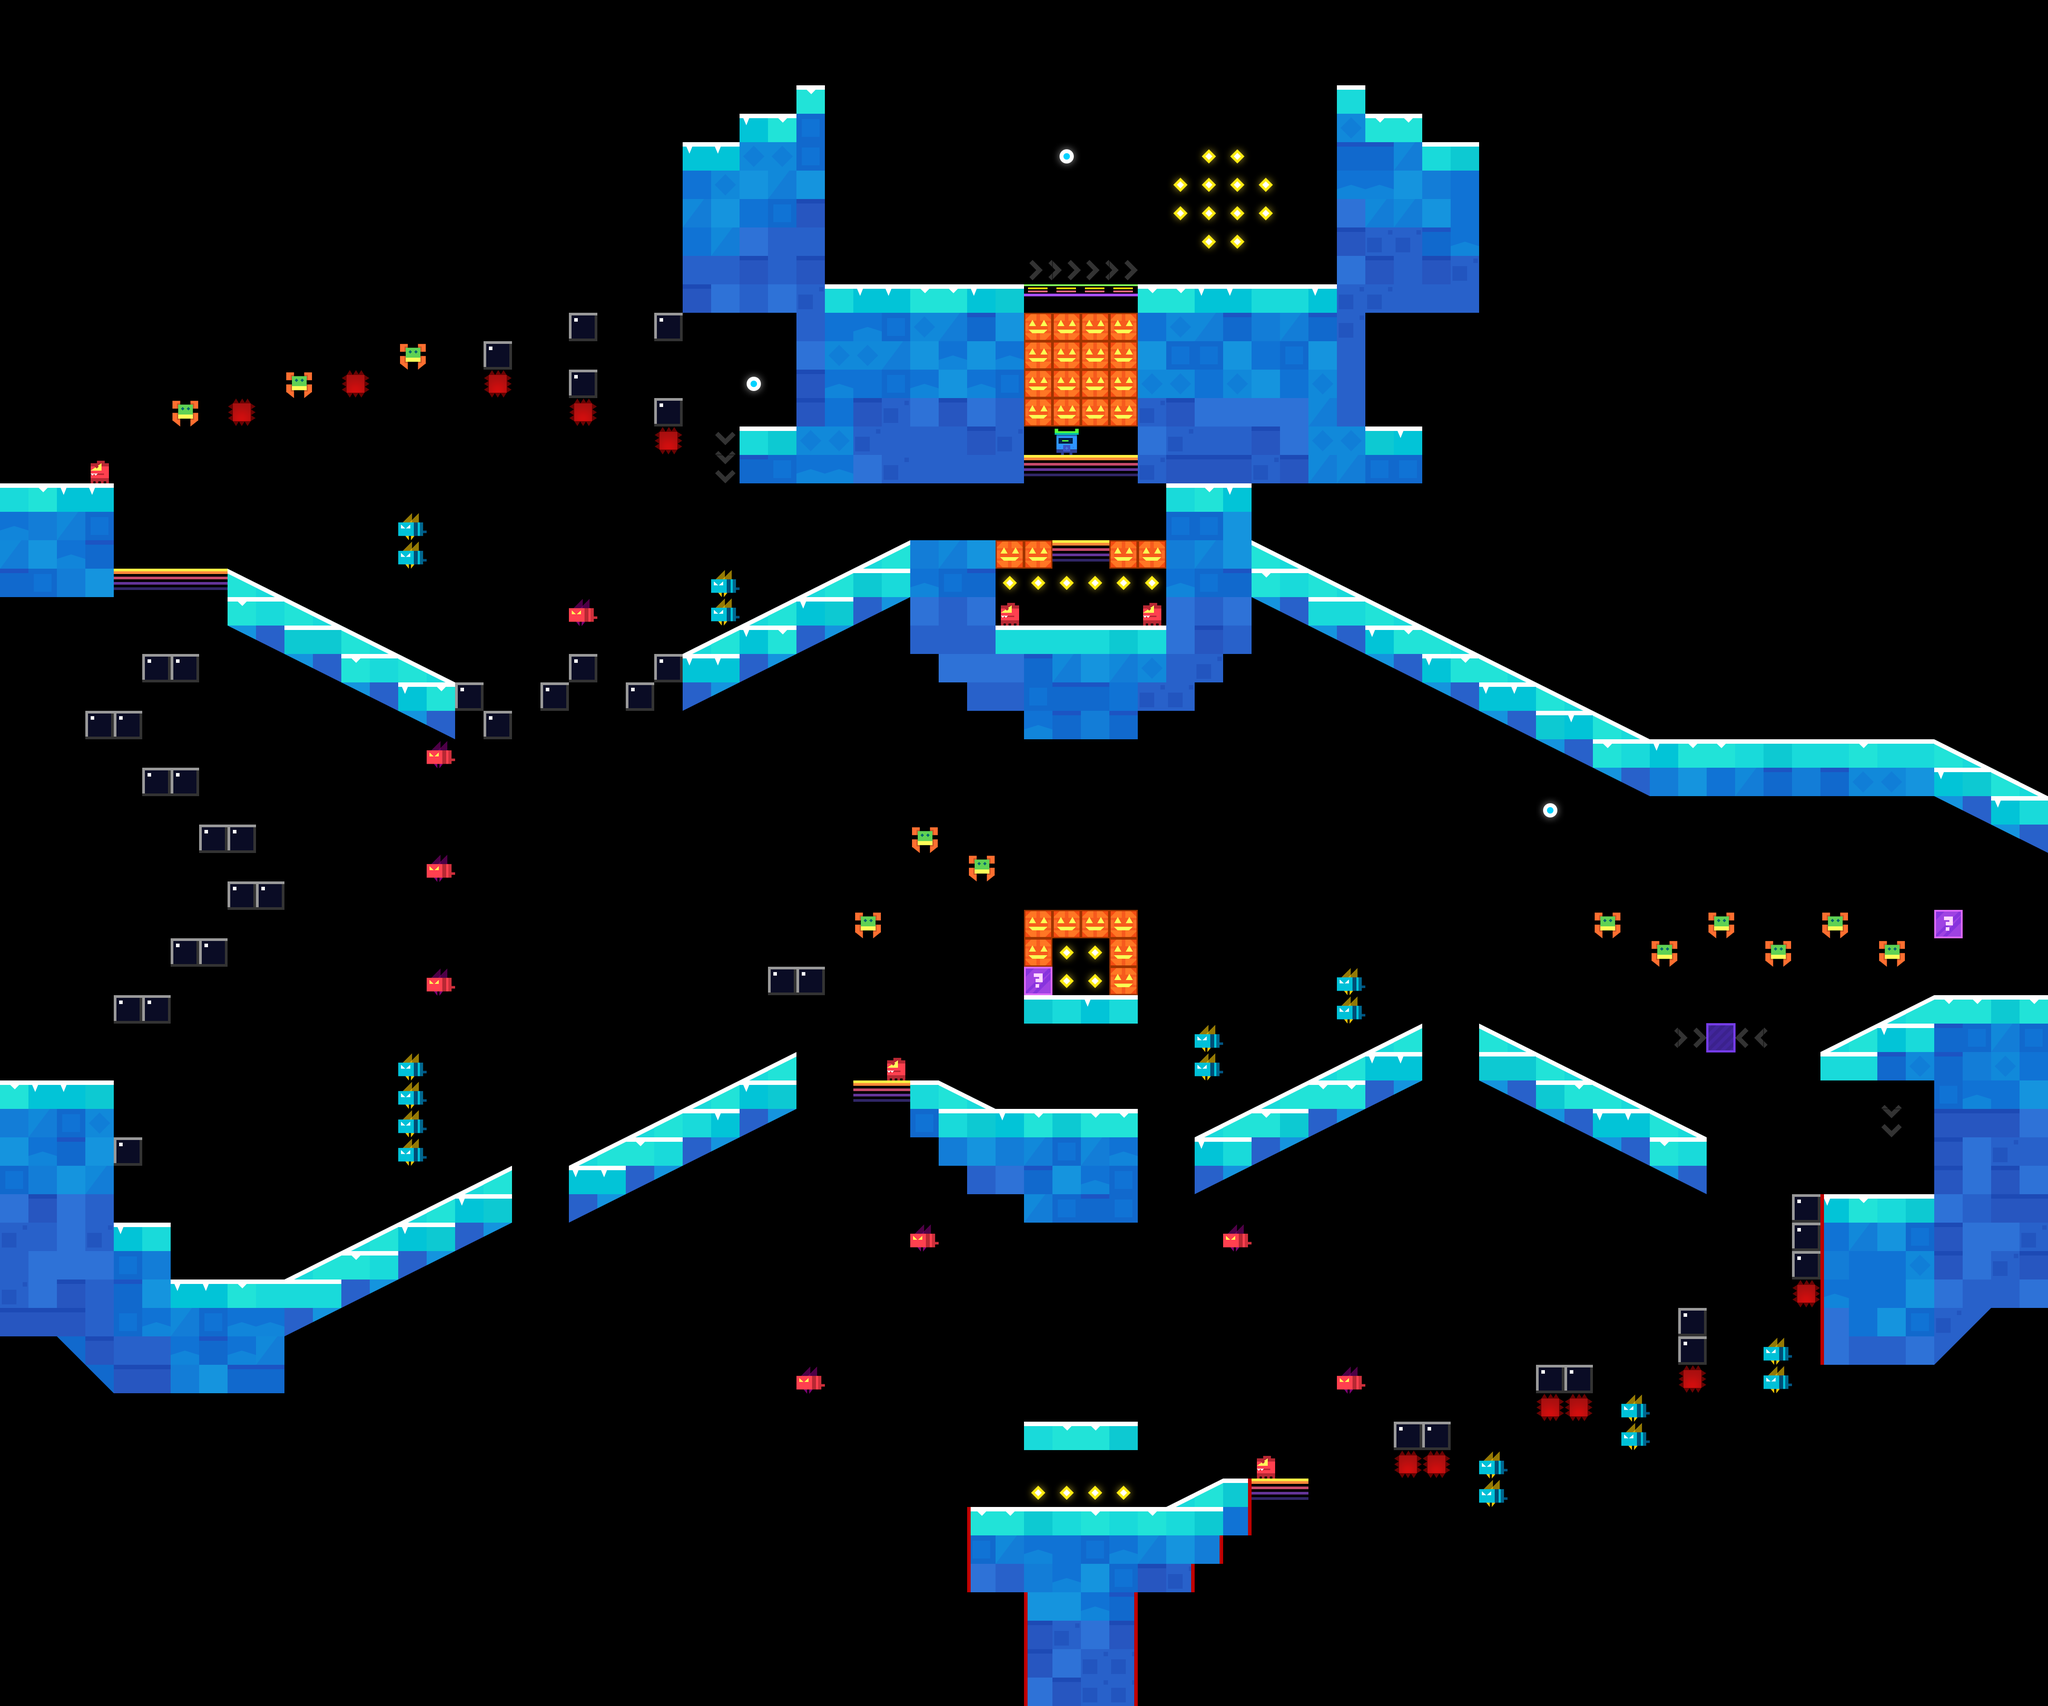

Tiled map render using the project's own tile images. Description and the map definition, with tile-layer contents summarised, below:
An orthogonal 72x60 tile map with 64x64 px tiles, 12 tile layers (mainBG, main, mainEx, extra_area1, ...) and 200 objects (66x DeadZone, 62x CameraYFreeze, 26x enemy, 25x ShowExtra, 11x AddItem, ...).

<map version="1.0" orientation="orthogonal" renderorder="right-down" width="72" height="60" tilewidth="64" tileheight="64" nextobjectid="2891">
 <properties>
  <property name="Bees" value="6" />
  <property name="bg" value="lyBGhalloween" />
  <property name="bgm" value="bgm_halloween1" />
  <property name="madbee" value="6" />
  <property name="spider" value="6" />
 </properties>
 <tileset firstgid="1" name="forest" tilewidth="70" tileheight="70">
  <tileoffset x="-3" y="3" />
  <image source="forest4.png" width="700" height="980" />
  <tile id="16">
   <properties>
    <property name="isShow" value="1" />
    <property name="maxX" value="23" />
    <property name="maxY" value="203" />
    <property name="x" value="18" />
    <property name="y" value="191" />
   </properties>
  </tile>
  <tile id="17">
   <properties>
    <property name="isShow" value="1" />
    <property name="maxX" value="23" />
    <property name="maxY" value="203" />
    <property name="x" value="18" />
    <property name="y" value="191" />
   </properties>
  </tile>
  <tile id="18">
   <properties>
    <property name="isShow" value="1" />
    <property name="maxX" value="23" />
    <property name="maxY" value="203" />
    <property name="x" value="18" />
    <property name="y" value="191" />
   </properties>
  </tile>
 </tileset>
 <layer name="mainBG" width="72" height="60">
  <data>[4320 cells, 9 non-empty, 2 distinct tile ids]</data>
 </layer>
 <layer name="main" width="72" height="60">
  <data>[4320 cells, 637 non-empty, 41 distinct tile ids]</data>
 </layer>
 <layer name="mainEx" width="72" height="60">
  <data>[4320 cells, 0 non-empty, 0 distinct tile ids]</data>
 </layer>
 <layer name="extra_area1" width="72" height="60">
  <properties>
   <property name="maxX" value="39" />
   <property name="maxY" value="16" />
   <property name="x" value="36" />
   <property name="y" value="5" />
  </properties>
  <data>[4320 cells, 10 non-empty, 4 distinct tile ids]</data>
 </layer>
 <layer name="extra_area2" width="72" height="60">
  <properties>
   <property name="coin" value="4" />
   <property name="maxX" value="59" />
   <property name="maxY" value="42" />
   <property name="x" value="27" />
   <property name="y" value="29" />
  </properties>
  <data>[4320 cells, 80 non-empty, 24 distinct tile ids]</data>
 </layer>
 <layer name="extra_area3" width="72" height="60">
  <properties>
   <property name="coin" value="6" />
   <property name="maxX" value="43" />
   <property name="maxY" value="25" />
   <property name="x" value="8" />
   <property name="y" value="17" />
  </properties>
  <data>[4320 cells, 120 non-empty, 28 distinct tile ids]</data>
 </layer>
 <layer name="extra_area4" width="72" height="60">
  <properties>
   <property name="maxX" value="71" />
   <property name="maxY" value="33" />
   <property name="x" value="54" />
   <property name="y" value="26" />
  </properties>
  <data>[4320 cells, 39 non-empty, 16 distinct tile ids]</data>
 </layer>
 <layer name="extra_enemy1" width="72" height="60">
  <properties>
   <property name="maxX" value="47" />
   <property name="maxY" value="48" />
   <property name="x" value="28" />
   <property name="y" value="43" />
  </properties>
  <data>[4320 cells, 4 non-empty, 1 distinct tile ids]</data>
 </layer>
 <layer name="extra_enemy2" width="72" height="60">
  <properties>
   <property name="maxX" value="25" />
   <property name="maxY" value="22" />
   <property name="x" value="14" />
   <property name="y" value="18" />
  </properties>
  <data>[4320 cells, 5 non-empty, 2 distinct tile ids]</data>
 </layer>
 <layer name="extra_enemy3" width="72" height="60">
  <properties>
   <property name="maxX" value="15" />
   <property name="maxY" value="34" />
   <property name="x" value="15" />
   <property name="y" value="26" />
  </properties>
  <data>[4320 cells, 3 non-empty, 1 distinct tile ids]</data>
 </layer>
 <layer name="mask1" width="72" height="60">
  <data>[4320 cells, 12 non-empty, 8 distinct tile ids]</data>
 </layer>
 <objectgroup name="objConfig">
  <object id="2641" type="player" gid="120" x="1984" y="640" />
  <object id="2655" name="-1,0,1,0" type="enemy" gid="101" x="2816" y="3328" />
  <object id="2659" name="right" type="enemy" gid="101" x="2048" y="2816" />
  <object id="2660" name="right" type="enemy" gid="101" x="1792" y="3136" />
  <object id="2702" name="-1,1" type="enemy" gid="101" x="1920" y="2112" />
  <object id="2703" name="-1,1" type="enemy" gid="101" x="2048" y="1920" />
  <object id="2704" name="-1,1" type="enemy" gid="101" x="2176" y="1984" />
  <object id="2716" name="-1,0" type="enemy" gid="101" x="4224" y="2176" />
  <object id="2722" name="right" type="enemy" gid="101" x="3008" y="2240" />
  <object id="2723" name="right" type="enemy" gid="101" x="3008" y="2304" />
  <object id="2724" name="right" type="enemy" gid="101" x="2688" y="2432" />
  <object id="2725" name="right" type="enemy" gid="101" x="2688" y="2368" />
  <object id="2726" name="-1,0,1,0" type="enemy" gid="101" x="1984" y="2432" />
  <object id="2727" name="right" type="enemy" gid="101" x="896" y="2432" />
  <object id="2728" name="right" type="enemy" gid="101" x="896" y="2496" />
  <object id="2729" name="right" type="enemy" gid="101" x="896" y="2560" />
  <object id="2730" name="right" type="enemy" gid="101" x="896" y="2624" />
  <object id="2871" name="0,1" type="enemy" gid="101" x="4096" y="2112" />
  <object id="2872" name="0,1" type="enemy" gid="101" x="3968" y="2176" />
  <object id="2873" name="0,2" type="enemy" gid="101" x="3840" y="2112" />
  <object id="2874" name="-1,1" type="enemy" gid="101" x="3712" y="2176" />
  <object id="2875" name="-1,0" type="enemy" gid="101" x="3584" y="2112" />
  <object id="2877" name="-1,0,2,0" type="enemy" gid="101" x="2368" y="1024" />
  <object id="2883" name="-1,1" type="enemy" gid="101" x="384" y="960" />
  <object id="2885" name="-1,1" type="enemy" gid="101" x="896" y="832" />
  <object id="2886" name="-1,1" type="enemy" gid="101" x="640" y="896" />
  <object id="2887" name="-1,0,0,0" type="enemy" gid="101" x="192" y="1088" />
 </objectgroup>
 <objectgroup name="triggerConfig">
  <object id="2642" name="3" type="BigCoin" gid="105" x="2368" y="384" />
  <object id="2651" name="extra_enemy1" type="ShowExtra" gid="104" x="2496" y="2496" />
  <object id="2652" name="extra_enemy1" type="ShowExtra" gid="104" x="2432" y="2496" />
  <object id="2653" name="extra_enemy1" type="ShowExtra" gid="104" x="2304" y="2496" />
  <object id="2654" name="extra_enemy1" type="ShowExtra" gid="104" x="2368" y="2496" />
  <object id="2661" name="extra_area2" type="ShowExtra" gid="104" x="3968" y="2688" />
  <object id="2662" name="extra_area2" type="ShowExtra" gid="104" x="4032" y="2688" />
  <object id="2666" name="mask1" type="HideMask" gid="103" x="4160" y="2752" />
  <object id="2668" name="mask1" type="HideMask" gid="103" x="4224" y="2752" />
  <object id="2670" name="mask1" type="HideMask" gid="103" x="4288" y="2752" />
  <object id="2680" name="extra_area2" type="ShowExtra" gid="104" x="3904" y="2688" />
  <object id="2681" name="extra_area2" type="ShowExtra" gid="104" x="3840" y="2688" />
  <object id="2682" name="extra_area3" type="ShowExtra" gid="104" x="192" y="2432" />
  <object id="2683" name="extra_area3" type="ShowExtra" gid="104" x="128" y="2432" />
  <object id="2692" name="coin" type="AddItem" gid="102" x="2368" y="2688" />
  <object id="2693" name="coin" type="AddItem" gid="102" x="2368" y="2752" />
  </objectgroup>
 <layer name="dangerous" width="72" height="60">
  <data>[4320 cells, 33 non-empty, 5 distinct tile ids]</data>
 </layer>
</map>
<!-- 157 of 200 objects omitted -->
